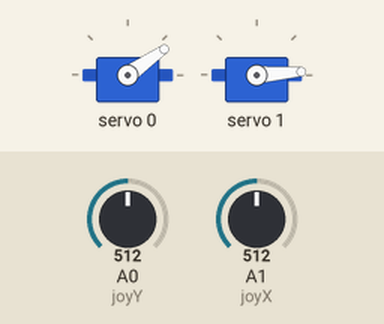
A sketch run on a simulated Arduino Uno, built with avr-gcc and run on an emulated ATmega328P. Shown: 2 × servo. The test bench sets the inputs (shaded band); at power-on: A1 (joyX) = 512, A0 (joyY) = 512. What the sketch prints to the serial monitor is not drawn.

Above: at 1.7 s.
1.8 s: A1 (joyX) set to 716
At 3.07 s:
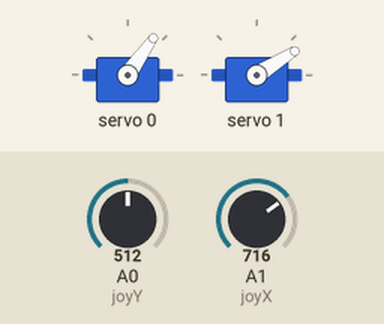
At 4.6 s:
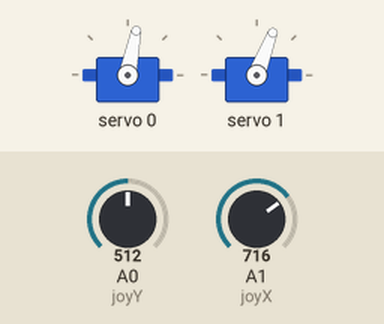
4.8 s: A1 (joyX) set to 490
At 7.55 s:
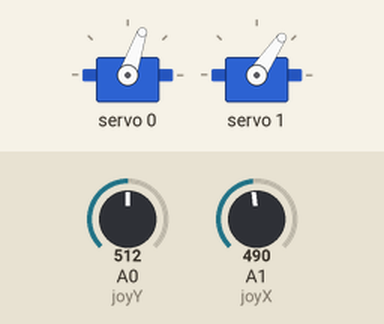
7.8 s: A0 (joyY) set to 0
10.8 s: A0 (joyY) set to 510
At 13.07 s:
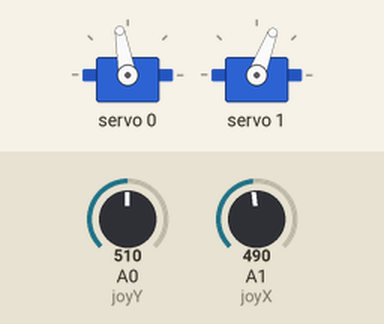
13.8 s: A1 (joyX) set to 306
16.8 s: A0 (joyY) set to 716
Timing chart, 0 to 19.7 s (numbered marks = the images above; inputs shaded):
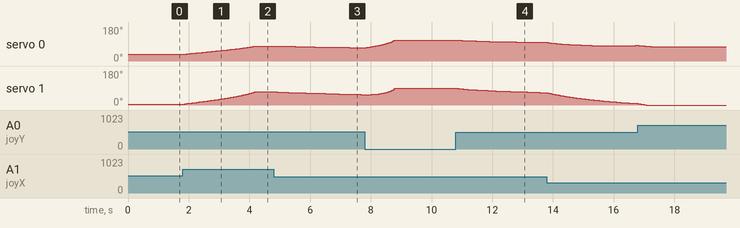

The sketch:

robot_joystick.ino
```cpp
#include <Wire.h>
#include <math.h>
#include <Adafruit_PWMServoDriver.h>
#include <ArduinoJson.h>
#define joyX A1
#define joyY A0

Adafruit_PWMServoDriver pwm = Adafruit_PWMServoDriver();
//Adafruit_PWMServoDriver pwm = Adafruit_PWMServoDriver(0x40, Wire);


// Depending on your servo make, the pulse width min and max may vary, you
// want these to be as small/large as possible without hitting the hard stop
// for max range. You'll have to tweak them as necessary to match the servos you
const int USMIN = 500;            // This is the rounded 'minimum' microsecond length based on the minimum pulse of 150
const int USMAX = 2500;           // This is the rounded 'maximum' microsecond length based on the maximum pulse of 600
const float MIN_ANGL = -2.35619;  // Minimum angle
const float MAX_ANGL = 2.35619;   // Maximum angle
const int SERVO_FREQ = 50;        // Servo frequency

// ROBOT DATA
const uint8_t SERVO_q1 = 0;       // Q1 servo channel
const uint8_t SERVO_q2 = 1;       // Q2 servo channel
const float a1 = 0.17;             // Shoulder link length
const float a2 = 0.246;             // Elbow link length
const float MIN_LIM_q1 =  -2.03; // Physical limits
const float MAX_LIM_q1 =  MAX_ANGL; // Physical limits
const float MIN_LIM_q2 =  MIN_ANGL; // Physical limits
const float MAX_LIM_q2 =  MAX_ANGL; // Physical limits

// BOARD DATA
const float MIN_LIM_x =  0.03; // Physical limits
const float MAX_LIM_x =  0.40; // Physical limits
const float MIN_LIM_y = -0.24; // Physical limits
const float MAX_LIM_y =  0.24; // Physical limits


//GLOBAL VARIABLES
float real_x, real_y, real_q1, real_q2; //REAL ROBOT STATE

float mapfloat(float x, float in_min, float in_max, float out_min, float out_max)
{
  return (x - in_min) * (out_max - out_min) / (in_max - in_min) + out_min;
}


int angle2microsec(float angle){
  return mapfloat(angle, MIN_ANGL, MAX_ANGL, USMIN, USMAX); // Regla de la mano derecha
}

int angle2microsec_q2(float angle){
  return mapfloat(angle, MIN_ANGL, MAX_ANGL, USMAX, USMIN); // Regla de la mano derecha
}

bool inverseKinematics2DOF(float x, float y, float &q1, float &q2){

  //Elbow DOWN option
  q2 = acos( (pow(x,2) + pow(y,2) - pow(a1,2) - pow(a2,2))/(2*a1*a2) );
  q1 = atan2(y,x) - atan2( (a2*sin(q2)), (a1 + a2*cos(q2)) );

  /*if( (q1>MIN_LIM_q1 and q1<MAX_LIM_q1 and q2>MIN_LIM_q2 and q2<MAX_LIM_q2) == false ){
    q2 = -acos( (pow(x,2) + pow(y,2) - pow(a1,2) - pow(a2,2))/(2*a1*a2) );
    q1 = atan2(y,x) + atan2( (a2*sin(q2)), (a1 + a2*cos(q2)) );*/

  return (q1>MIN_LIM_q1 and q1<MAX_LIM_q1 and q2>MIN_LIM_q2 and q2<MAX_LIM_q2)
         and (x>MIN_LIM_x and x<MAX_LIM_x and y>MIN_LIM_y and y<MAX_LIM_y);
}


////////////////////////////////////
////////// SETUP FUNCTION //////////
////////////////////////////////////
void setup() {
  Serial.begin(2000000);
  Serial.setTimeout(1);
  pwm.begin();
  /* In theory the internal oscillator (clock) is 25MHz but it really isn't
   * that precise. You can 'calibrate' this by tweaking the setOscillatorFrequency
   * until you get the PWM update frequency you're expecting!
   */
  pwm.setOscillatorFrequency(27000000);
  pwm.setPWMFreq(SERVO_FREQ);
  delay(10);


  //Move the robot to known position
  real_x=0.21;
  real_y=0.0;
  inverseKinematics2DOF(real_x, real_y, real_q1, real_q2);
  pwm.writeMicroseconds(SERVO_q1, angle2microsec(real_q1));
  pwm.writeMicroseconds(SERVO_q2, angle2microsec_q2(real_q2));
  delay(500);
  Serial.print(real_x); Serial.print("   "); Serial.println(real_y);
  Serial.print(real_q1); Serial.print("   "); Serial.println(real_q2);
}


////////////////////////////////////
////////// LOOP FUNCTION ///////////
////////////////////////////////////
int  xValue, yValue;
float xMap, yMap;

int contador=0;
void loop() {

  // put your main code here, to run repeatedly:
  xValue = analogRead(joyX);
  yValue = analogRead(joyY);

  if( abs(1023/2 - xValue)<5)
    xValue=1023/2;
  if( abs(1023/2 - yValue)<5)
    yValue=1023/2;

  xMap = mapfloat(xValue, 0,1023, -0.0005, 0.0005);
  yMap = mapfloat(yValue,0,1023,0.0005, -0.0005);

  float next_q1, next_q2, next_x, next_y;
  next_x=real_x+xMap;
  next_y=real_y+yMap;


  if(inverseKinematics2DOF(next_x, next_y, next_q1, next_q2) and abs(next_q1-real_q1)<0.3 and abs(next_q2-real_q2)<0.3 ){
    contador++;
    if(contador%100==0){
      Serial.println("********************************************");
      Serial.print(String(next_x,5)); Serial.print("   "); Serial.println(String(next_y,5));
      Serial.print(String(next_q1,5)); Serial.print("   "); Serial.println(String(next_q2,5));

    }
    int time_up_q1, time_up_q2;
    time_up_q1 = angle2microsec(next_q1);
    time_up_q2 = angle2microsec_q2(next_q2);
    pwm.writeMicroseconds(SERVO_q1, time_up_q1);
    pwm.writeMicroseconds(SERVO_q2, time_up_q2);


    //UPDATE ROBOT STATE
    real_x = next_x;
    real_y = next_y;
    real_q1 = next_q1;
    real_q2 = next_q2;
  }else{
        Serial.print("InLim: "); Serial.print(next_x); Serial.print("   "); Serial.println(next_y);
  }


}
```

Measured:
- after the input at 1.8 s, servo 0: moves from 35° to 79° over 2.4 s, starting at once; servo 1: moves from 4° to 69° over 2.4 s, starting at once
- after the input at 4.8 s, servo 0: moves from 79° to 70° over 2.8 s, starting after 0.09 s; servo 1: moves from 69° to 55° over 2.7 s, starting after 0.12 s
- after the input at 10.8 s, servo 0: moves from 111° to 98° over 2.7 s, starting at once; servo 1: moves from 90° to 65° over 3.0 s, starting at once
